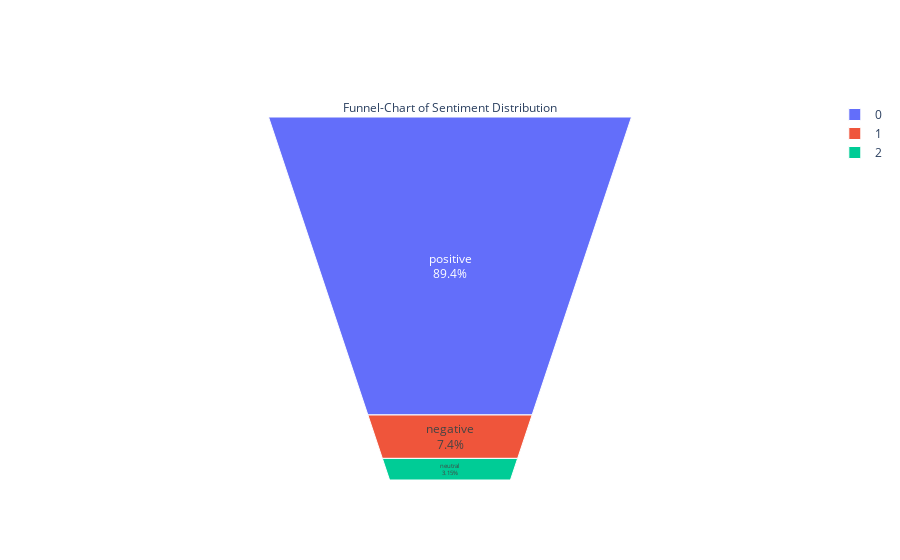

The notebook cell this image was saved under:
### Code cell
fig = go.Figure(go.Funnelarea(
    text =temp.sentiment,
    values = temp.content,
    title = {"position": "top center", "text": "Funnel-Chart of Sentiment Distribution"}
    ))
fig.show()

### Figure 1 — Plotly figure (JSON) as saved in the notebook; plotly's stock layout.template omitted (floating-point values rounded to 4 significant figures)
{"data": [{"text": ["positive", "negative", "neutral"], "title": {"position": "top center", "text": "Funnel-Chart of Sentiment Distribution"}, "type": "funnelarea", "values": [4712, 390, 166]}], "layout": {}}
